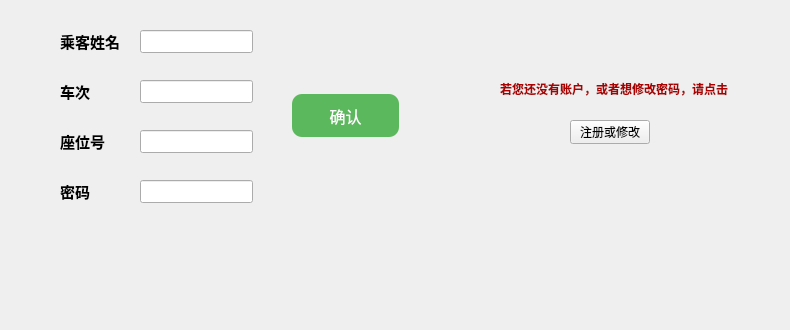
    <widget class="QWidget" name="tabWidgetPage4">
     <attribute name="title">
      <string>订票</string>
     </attribute>
     <widget class="QLabel" name="labelPassengerName">
      <property name="geometry">
       <rect>
        <x>60</x>
        <y>30</y>
        <width>71</width>
        <height>21</height>
       </rect>
      </property>
      <property name="text">
       <string>&lt;html&gt;&lt;head/&gt;&lt;body&gt;&lt;p&gt;&lt;span style=&quot; font-size:11pt; font-weight:700;&quot;&gt;乘客姓名&lt;/span&gt;&lt;/p&gt;&lt;/body&gt;&lt;/html&gt;</string>
      </property>
     </widget>
     <widget class="QLabel" name="labelTrainNumberBook">
      <property name="geometry">
       <rect>
        <x>60</x>
        <y>80</y>
        <width>54</width>
        <height>21</height>
       </rect>
      </property>
      <property name="text">
       <string>&lt;html&gt;&lt;head/&gt;&lt;body&gt;&lt;p&gt;&lt;span style=&quot; font-size:11pt; font-weight:700;&quot;&gt;车次&lt;/span&gt;&lt;/p&gt;&lt;/body&gt;&lt;/html&gt;</string>
      </property>
     </widget>
     <widget class="QLabel" name="labelSeatNumber">
      <property name="geometry">
       <rect>
        <x>60</x>
        <y>130</y>
        <width>54</width>
        <height>21</height>
       </rect>
      </property>
      <property name="text">
       <string>&lt;html&gt;&lt;head/&gt;&lt;body&gt;&lt;p&gt;&lt;span style=&quot; font-size:11pt; font-weight:700;&quot;&gt;座位号&lt;/span&gt;&lt;/p&gt;&lt;/body&gt;&lt;/html&gt;</string>
      </property>
     </widget>
     <widget class="QLineEdit" name="lineEditPassengerName">
      <property name="geometry">
       <rect>
        <x>140</x>
        <y>30</y>
        <width>113</width>
        <height>23</height>
       </rect>
      </property>
     </widget>
     <widget class="QLineEdit" name="lineEditTrainNumberBook">
      <property name="geometry">
       <rect>
        <x>140</x>
        <y>80</y>
        <width>113</width>
        <height>23</height>
       </rect>
      </property>
     </widget>
     <widget class="QLineEdit" name="lineEditSeatNumber">
      <property name="geometry">
       <rect>
        <x>140</x>
        <y>130</y>
        <width>113</width>
        <height>23</height>
       </rect>
      </property>
     </widget>
     <widget class="QPushButton" name="bookTicketButton">
      <property name="geometry">
       <rect>
        <x>290</x>
        <y>90</y>
        <width>111</width>
        <height>51</height>
       </rect>
      </property>
      <property name="styleSheet">
       <string notr="true">background-color: #5cb85c;
            border: none;
            color: white;
            padding: 10px 20px;
            text-align: center;
            text-decoration: none;
            display: inline-block;
            font-size: 16px;
            margin: 4px 2px;
            transition-duration: 0.4s;
            cursor: pointer;
            border-radius: 10px;</string>
      </property>
      <property name="text">
       <string>确认</string>
      </property>
     </widget>
     <widget class="QLabel" name="label_10">
      <property name="geometry">
       <rect>
        <x>60</x>
        <y>180</y>
        <width>54</width>
        <height>21</height>
       </rect>
      </property>
      <property name="text">
       <string>&lt;html&gt;&lt;head/&gt;&lt;body&gt;&lt;p&gt;&lt;span style=&quot; font-size:11pt; font-weight:700;&quot;&gt;密码&lt;/span&gt;&lt;/p&gt;&lt;/body&gt;&lt;/html&gt;</string>
      </property>
     </widget>
     <widget class="QLineEdit" name="lineEditPasswordBook">
      <property name="geometry">
       <rect>
        <x>140</x>
        <y>180</y>
        <width>113</width>
        <height>23</height>
       </rect>
      </property>
     </widget>
     <widget class="QPushButton" name="registerButton">
      <property name="geometry">
       <rect>
        <x>570</x>
        <y>120</y>
        <width>80</width>
        <height>24</height>
       </rect>
      </property>
      <property name="text">
       <string>注册或修改</string>
      </property>
     </widget>
     <widget class="QLabel" name="label_13">
      <property name="geometry">
       <rect>
        <x>500</x>
        <y>80</y>
        <width>241</width>
        <height>16</height>
       </rect>
      </property>
      <property name="text">
       <string>&lt;html&gt;&lt;head/&gt;&lt;body&gt;&lt;p&gt;&lt;span style=&quot; font-weight:700; color:#aa0000;&quot;&gt;若您还没有账户，或者想修改密码，请点击&lt;/span&gt;&lt;/p&gt;&lt;/body&gt;&lt;/html&gt;</string>
      </property>
     </widget>
     <widget class="QLabel" name="label_14">
      <property name="geometry">
       <rect>
        <x>40</x>
        <y>230</y>
        <width>281</width>
        <height>91</height>
       </rect>
      </property>
      <property name="styleSheet">
       <string notr="true">image: url(:/insert2.jpg);</string>
      </property>
      <property name="text">
       <string/>
      </property>
     </widget>
     <widget class="QLabel" name="label_16">
      <property name="geometry">
       <rect>
        <x>450</x>
        <y>230</y>
        <width>331</width>
        <height>91</height>
       </rect>
      </property>
      <property name="styleSheet">
       <string notr="true">image: url(:/insert1.jpg);</string>
      </property>
      <property name="text">
       <string/>
      </property>
     </widget>
    </widget>
